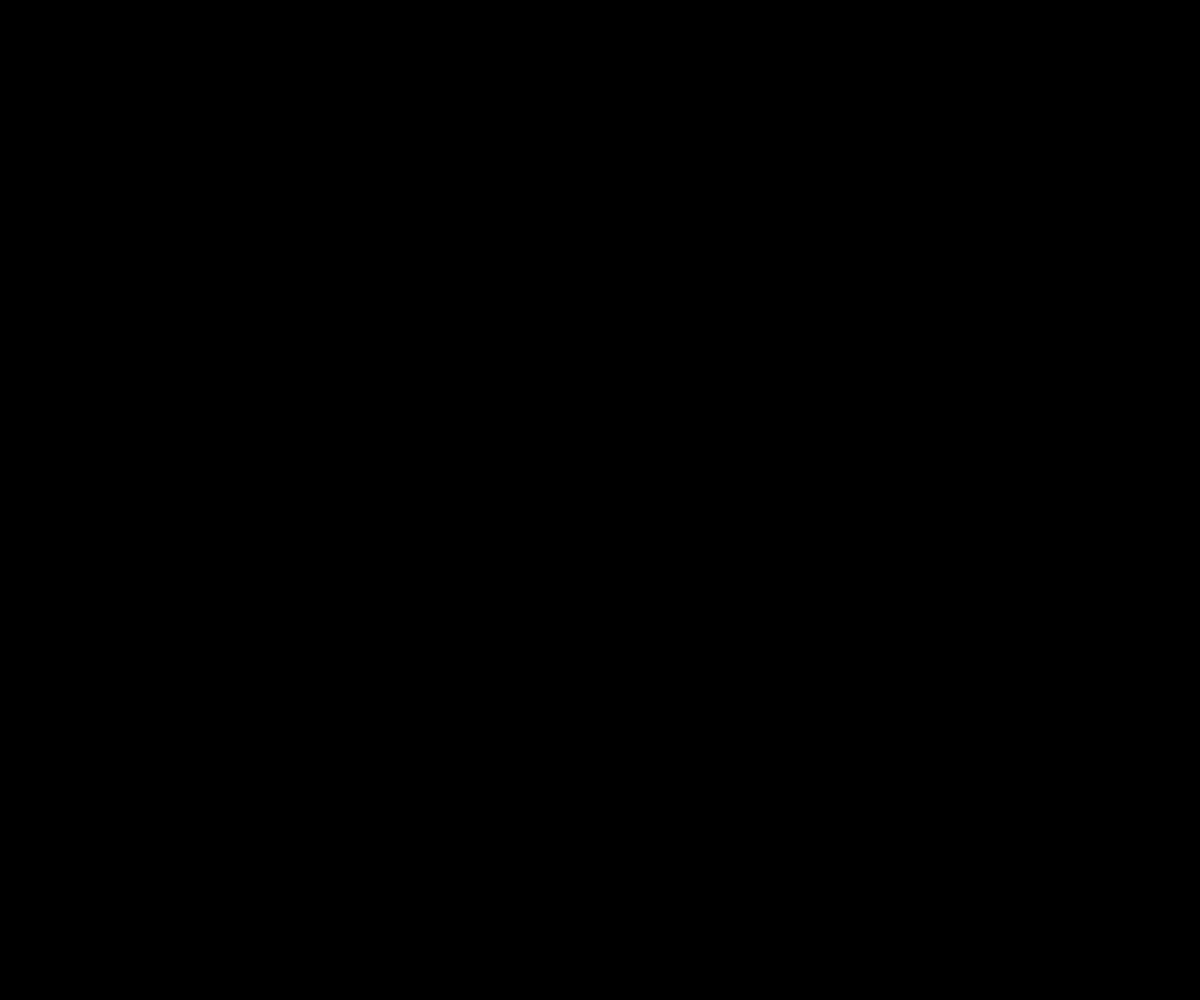
Frame 1 (no input)
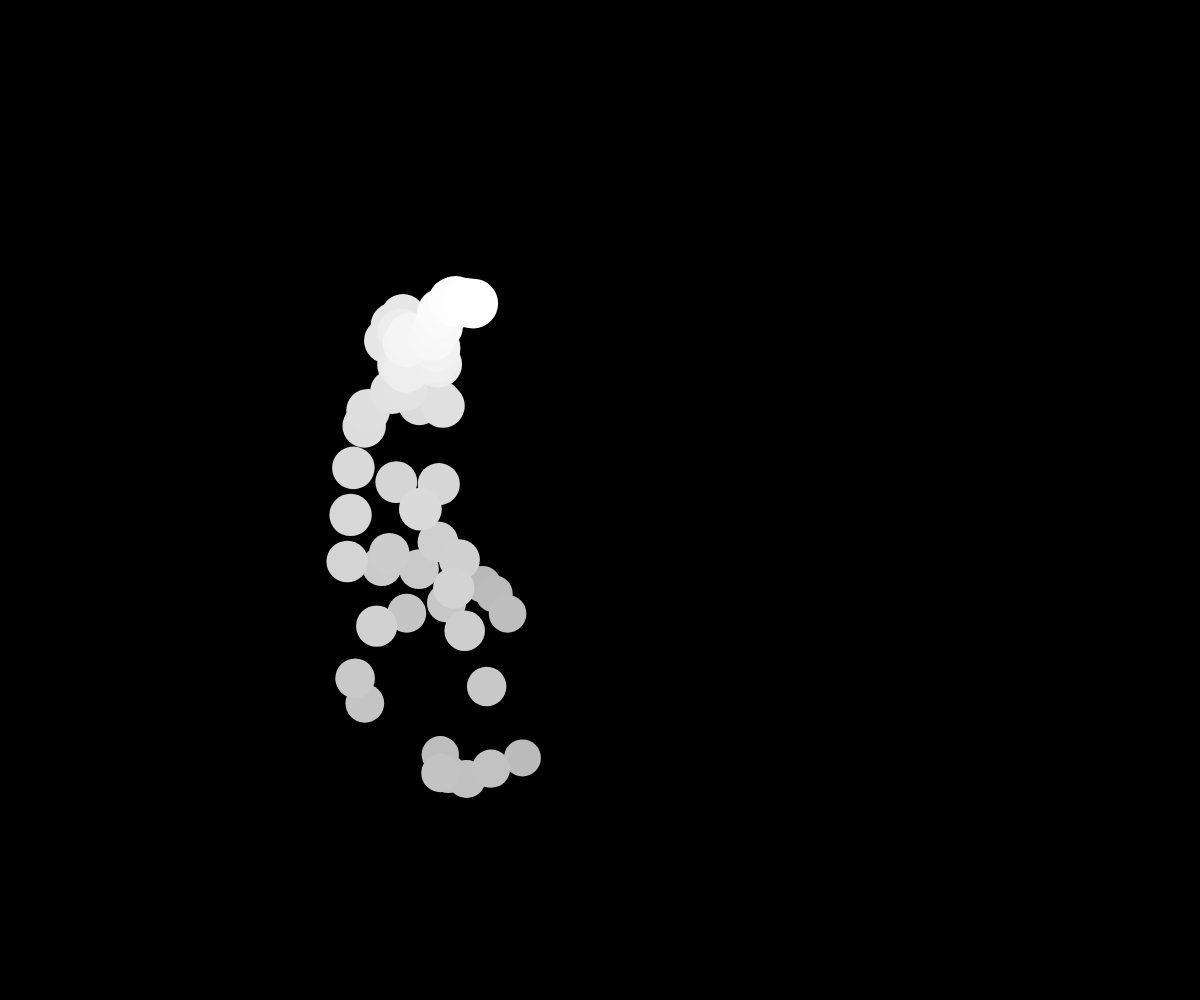
Frame 60 (no input)
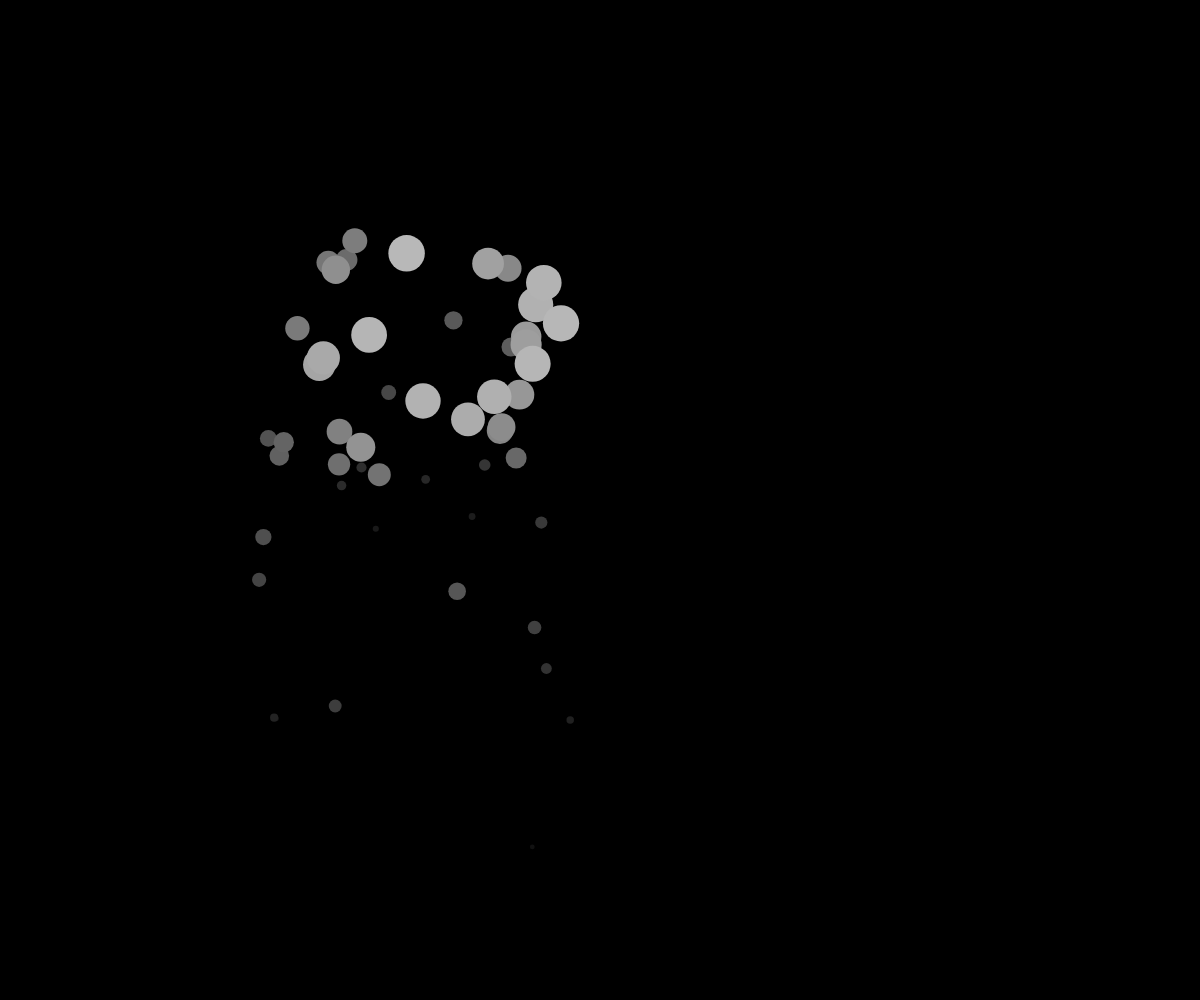
Frame 120 (the mouse pressed at the canvas centre since frame 60)

The p5.js sketch that drew these frames (run headless with seeded random() and noise() and a simulated clock; from frame 60 on, the mouse is pressed at the canvas centre):

// p5.js sketch
// ── sketch.js
var bubbles = [];
var x, y, a, t;
var time=0;
var tools;
var slider;
var text1 = "Press s to activate tools";

function setup() {
  createCanvas(windowWidth, windowHeight);
  x = width / 2;
  y = height / 2;
  background(0);
  slider = createSlider(100, 300, 200);
  slider.position(10, 10);
  slider.style('width', '100px');
  slider.hide();

}

function draw() {
  background(0);
  time+=0.01;
  let angle = TWO_PI*noise(time);

  x = width/2 + 200*cos(angle);
  y = height/2 + 200*sin(2*angle);

  for (var i = 0; i < bubbles.length; i++) {
    bubbles[i].move();
    bubbles[i].display();
    if (!bubbles[i].islive()) {
      bubbles.splice(i, 1);
    }
  }
 /* if (text1 !== "") {
    fill(30);
    textSize(15);
    textFont("Helvetica");
    text(text1, (width / 2) - (textWidth(text1) / 2), height / 2);
  }*/
  if (tools) {
    a = random(TWO_PI);
    bubbles.push(new Bubble(map(x, 0, width, width / 4, (3 * width) / 4), map(y, 0, height, height / 4, (3 * height) / 4), cos(a) * 1.5, sin(a) * 1.5));
    fill(255, 255, 0);
    textSize(40);
    textFont("Helvetica");
    text(bubbles.length, 5, height - 10);
    slider.show();
   
    rect(0, 0, 125, 40);
    cursor();
  } else {

    if (!mouseIsPressed) {
      a = random(TWO_PI);
      bubbles.push(new Bubble(x, y, cos(a) * 1.5, sin(a) * 1.5));
    }
    slider.hide();
    
    noCursor();

  }

}

function keyPressed() {
  if (keyCode == 83) {
    if (tools === true) {
      tools = false;
    } else {
      tools = true;
    }
  }
}

function keyTyped() {
  if (key == 's') {
    text1 = "";
  }

}

function windowResized() {
  resizeCanvas(windowWidth, windowHeight);
  background(0);
  noCursor();
}

function Bubble(x, y, velx, vely) {

  this.x = x;
  this.velx = velx;
  this.y = y;
  this.vely = vely;

  this.timer = slider.value();

  this.move = function() {
    this.x += this.velx;
    this.y += this.vely;
  };

  this.display = function() {
    stroke(255);
    fill(map(this.timer, 0, slider.value(), 15, 255));

    this.timer--;
    if (this.x > width || this.x < 0 || this.y > height || this.y < 0) {
      this.timer -= 10;
    }
    if (dist(this.x, this.y, x, y) > 100) {
      this.timer -= 2;
    }
    
    strokeWeight(0);
    ellipse(this.x, this.y, map(this.timer, 0, slider.value(), 5, 50), map(this.timer, 0, slider.value(), 5, 50));
  };

  this.islive = function() {
    if (this.timer < 0) {
      return false;
    } else {
      return true;
    }
  };
}
